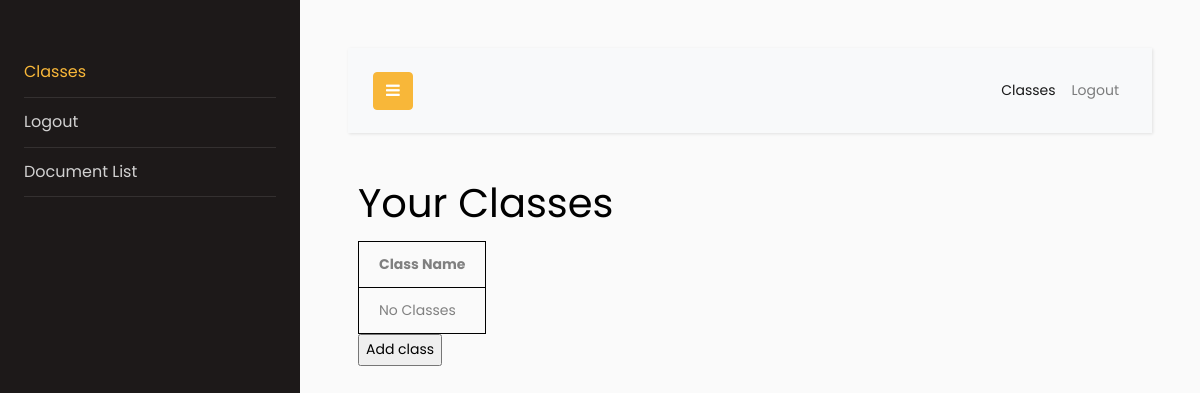
Page /read/teacher/classes/ (signed in) on the earlier database version.
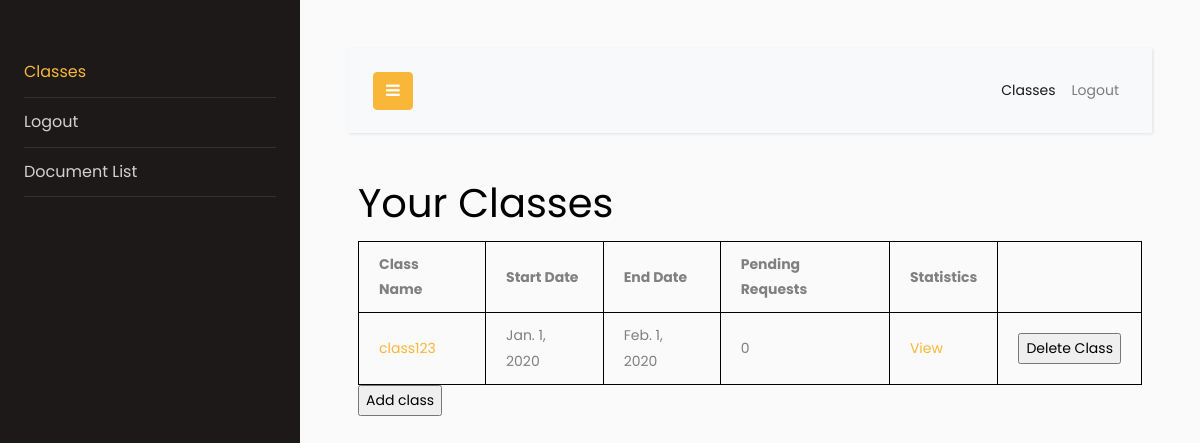
Same page on the later database version.
### read/models.py (models this page shows, shortened)
class Classroom(models.Model):
    name = models.SlugField(max_length = 100, blank=False)
    start_date = models.DateField(blank=False)
    end_date = models.DateField(blank=False)
    teacher = models.ForeignKey(Teacher, on_delete=models.CASCADE, blank=False)

### read/views.py (the view)
# urls.py: path('teacher/classes/', views.teacher_classes_view, name='teacher_classes_view'),
@login_required
@user_passes_test(user_is_teacher)
@user_passes_test(user_not_admin, login_url='/read/admin_redirected')
def teacher_classes_view(request):
    action = request.POST.get('action')
    if(action == 'add_class'):
        return HttpResponseRedirect(reverse('teacher_adds_classroom_view'))
    elif(action == 'delete'):
        class_name = request.POST.get('class_name')
        assert class_name is not None
        _class = Classroom.objects.get(name=class_name)
        _class.delete()
    else:
        assert action is None
    cur_teacher = Teacher.objects.get(user_id=request.user.id)
    try:
        classes = Classroom.objects.filter(teacher_id=cur_teacher.user_id)
        pending_requests = [0 for x in range(classes.count())]
        for idx, _class in enumerate(classes):
            pending_requests[idx] = Enrolled_in.objects.filter(classroom=_class, status = False).count()
    except(Classroom.DoesNotExist):
        classes = None
        pending_requests = None
    return render(request, 'read/teacher/teacher_classes.html', {'classes' : classes, 'pending_requests' : pending_requests})

### read/templatetags/my_index_filter.py (called while the page is built)
@register.filter(name='index')
def index(value, idx):
    return value[idx]

### read/views.py (called while the page is built)
def user_is_teacher(user):
    return user.is_teacher

def user_not_admin(user):
    return not user.is_superuser

### read/templates/read/teacher/teacher_classes.html (shortened to what this page needs)
{% extends "./teacher_base.html" %}
{% block content %}
{% load my_index_filter %}
    <h1>Your Classes</h1>
    <table>
        <th>Class Name</th>
        {% if classes %}
            <th>Start Date</th>
            <th>End Date</th>
            <th>Pending Requests</th>
            <th> Statistics</th>
        {% endif %}
        {% for class in classes %}
            <tr>
                <td><a href="{% url 'teacher_specific_class_view' class.name %}">{{ class.name }}</a></td>
                <td>{{ class.start_date }}</td>
                <td>{{ class.end_date }}</td>
                <td>{{ pending_requests|index:forloop.counter0 }}</td>
                <td><a href="{% url 'teacher_stats_view' class.name %}" >View</a></td>
                <td>
                    <form action="{% url 'teacher_classes_view' %}" method="post">
                        <input type="submit" value="Delete Class">
                    </form>
                </td>
            </tr>
            {% empty %}
            <tr>
                <td>No Classes</td>
            </tr>
        {% endfor %}
    </table>
    <form action="{% url 'teacher_classes_view' %}" method="post">
        <input type="submit" value="Add class">
    </form>
{% endblock %}

### read/templates/read/teacher/teacher_base.html (shortened to what this page needs)
<!DOCTYPE html>
<html lang="en">
<head>
    <link rel="stylesheet" href="https://stackpath.bootstrapcdn.com/font-awesome/4.7.0/css/font-awesome.min.css">
    {% load static %}
    <link rel="stylesheet" type="text/css" href="{% static 'read/teacher_base.css' %}">
    <link rel="stylesheet" type="text/css" href="{% static 'read/css/style.css' %}">
</head>
<body>
     <div class="wrapper d-flex align-items-stretch">
			<nav id="sidebar">
				<div class="p-4 pt-5">
	        <ul class="list-unstyled components mb-5">
	          <li class="active">
                  <a href="{% url 'teacher_classes_view' %}">Classes</a>
	          </li>
	          <li>
                <a href="{% url 'logout_view' %}"  onclick="signOut();">Logout</a>
	          </li>
                <li>
                <a href="api/api">Document List</a>
	          </li>
	        </ul>
	      </div>
    	</nav>
      <div id="content" class="p-4 p-md-5">
        <nav class="navbar navbar-expand-lg navbar-light bg-light">
          <div class="container-fluid">
            <button type="button" id="sidebarCollapse" class="btn btn-primary">
              <i class="fa fa-bars"></i>
            </button>
            <div class="collapse navbar-collapse" id="navbarSupportedContent">
              <ul class="nav navbar-nav ml-auto">
                <li class="nav-item active">
                    <a class="nav-link" href="{% url 'teacher_classes_view' %}">Classes</a>
                </li>
                <li class="nav-item">
                    <a class="nav-link" href="{% url 'logout_view' %}">Logout</a>
                </li>
              </ul>
            </div>
          </div>
        </nav>
           <div class="main">
            {% block content %}
            {% endblock %}
           </div>
      </div>
		</div>
</body>
</html>

### read/static/read/teacher_base.css (style rules this page uses)
body { font-family: "Lato", sans-serif; }
.main { margin-left: 0px; font-size: 14px; padding: 0px 10px; }
table { border-collapse: collapse; border: 1px solid black; }
td, th { border: 1px solid black; padding: 10px 20px; }

Differences in the rows shown:
added Classroom: name "class123", start_date "Jan. 1, 2020", end_date "Feb. 1, 2020", counter0 "0"
Other differences:
text no longer shown: "No Classes"
text now shown: "Start Date End Date Pending Requests Statistics"
